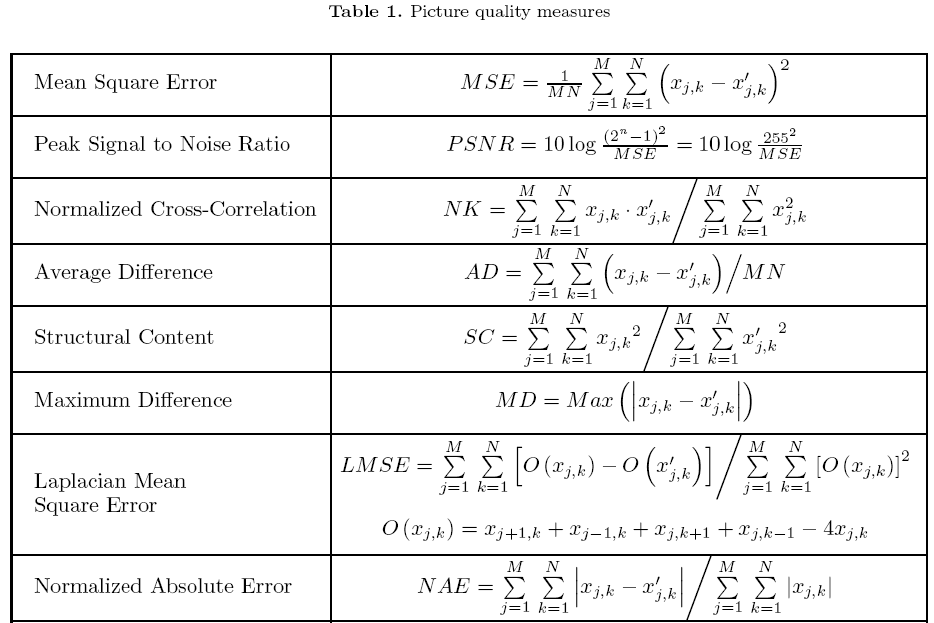
%> input picture imagequality/Reference.PNG, 934 x 623 px
$ octave --eval "result = FrequencyMeasure(imread('Reference.PNG'));"   (GNU Octave 9; MATLAB toolbox functions it lacks are replaced by stand-ins)
%> lines starting %> are read from the running program, lines starting %| are printed output that depends on the picture
### imagequality/normminmax.m
function Inorm = normminmax(I)
Inorm = I-min(min(I));
Inorm = Inorm./max(max(Inorm));
end

### imagequality/FrequencyMeasure.m
function frequencymeasure = FrequencyMeasure(Image)

result = log(abs(fftshift(fft2((Image)))));
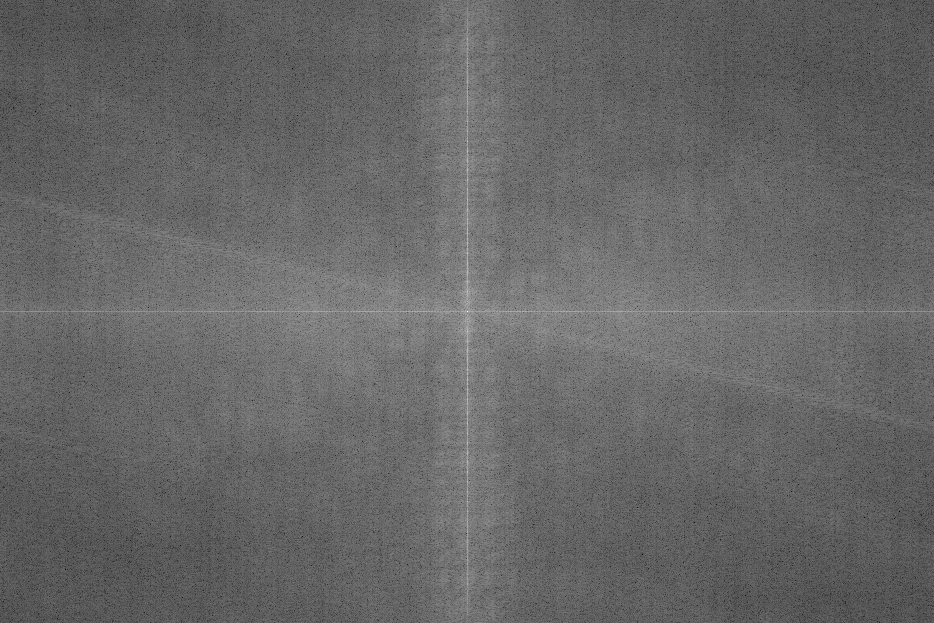
%> result: size 623x934x3 double; min 2.96, max 18.75, mean 9.34; drawn with min black and max white
sx = linspace( -size(result,2)/2, size(result,2)/2, size(result,2));
%> sx = 934 values from -467 to 467
sy = linspace( -size(result,1)/2, size(result,1)/2, size(result,1));
%> sy = 623 values from -311.5 to 311.5
[XX YY] = meshgrid(sx, sy);
[THETA,RHO] = cart2pol(XX, YY);
RHO = (normminmax(RHO));
RHO = im2bw(RHO, 0.2);
frequencymeasure = sum(sum(result.*RHO));
%> frequencymeasure = [5016828.5 5016828.5 5016828.5]
